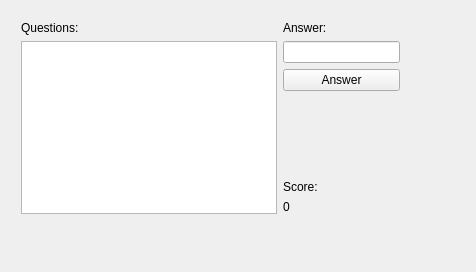
<?xml version="1.0" encoding="UTF-8"?>
<ui version="4.0">
 <class>GUIClass</class>
 <widget class="QMainWindow" name="GUIClass">
  <property name="geometry">
   <rect>
    <x>0</x>
    <y>0</y>
    <width>476</width>
    <height>272</height>
   </rect>
  </property>
  <property name="windowTitle">
   <string>GUI</string>
  </property>
  <widget class="QWidget" name="centralWidget">
   <widget class="QWidget" name="horizontalLayoutWidget">
    <property name="geometry">
     <rect>
      <x>10</x>
      <y>10</y>
      <width>401</width>
      <height>215</height>
     </rect>
    </property>
    <layout class="QHBoxLayout" name="horizontalLayout">
     <item>
      <layout class="QVBoxLayout" name="verticalLayout">
       <item>
        <widget class="QLabel" name="label">
         <property name="text">
          <string>Questions:</string>
         </property>
        </widget>
       </item>
       <item>
        <widget class="QListWidget" name="QuestionsList"/>
       </item>
      </layout>
     </item>
     <item>
      <layout class="QVBoxLayout" name="verticalLayout_2">
       <item>
        <widget class="QLabel" name="label_2">
         <property name="text">
          <string>Answer:</string>
         </property>
        </widget>
       </item>
       <item>
        <widget class="QLineEdit" name="answerEdit"/>
       </item>
       <item>
        <widget class="QPushButton" name="answerButton">
         <property name="text">
          <string>Answer</string>
         </property>
        </widget>
       </item>
       <item>
        <spacer name="verticalSpacer">
         <property name="orientation">
          <enum>Qt::Vertical</enum>
         </property>
         <property name="sizeHint" stdset="0">
          <size>
           <width>20</width>
           <height>40</height>
          </size>
         </property>
        </spacer>
       </item>
       <item>
        <widget class="QLabel" name="label_3">
         <property name="text">
          <string>Score:</string>
         </property>
        </widget>
       </item>
       <item>
        <widget class="QLabel" name="score">
         <property name="text">
          <string>0</string>
         </property>
        </widget>
       </item>
      </layout>
     </item>
    </layout>
   </widget>
  </widget>
 </widget>
 <layoutdefault spacing="6" margin="11"/>
 <resources>
  <include location="GUI.qrc"/>
 </resources>
 <connections/>
</ui>
